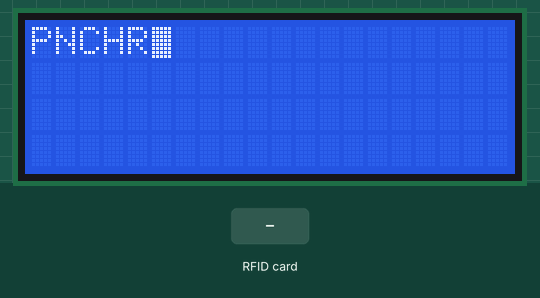
Simulated run of this sketch. Board: Arduino Uno, built with avr-gcc and run on an emulated ATmega328P. Shown: 20×4 character LCD. The inputs (shaded band) are chosen by the test bench. What the sketch prints to the serial monitor is not drawn.

Above: at 1.3 s.
1.4 s: RFID card 5E 7A 19 C4 held to the reader
At 2.2 s:
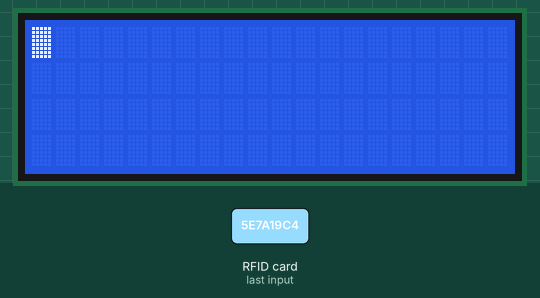
At 3.8 s:
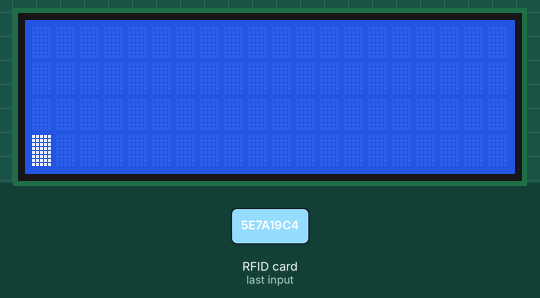
Timing chart, 0 to 5.3 s (numbered marks = the images above; inputs shaded):
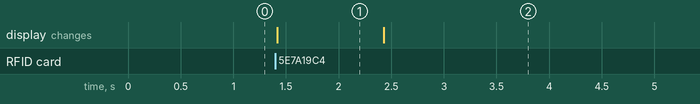

Measured:
- after the input at 1.4 s, the display: changes at once (image 1)
- what the display in image 1 shows lasts 1.0 s, from 1.4 s to 2.4 s

The sketch:

pnchcrd.ino
```cpp
#include <SPI.h>
#include <MFRC522.h>
#include <string.h>
#include <LiquidCrystal_I2C.h>
#include <Wire.h>

#define RST_PIN 9  // Configurable, see typical pin layout above
#define SS_PIN 10  // Configurable, see typical pin layout above

MFRC522 mfrc522(SS_PIN, RST_PIN);  // Create MFRC522 instance
String idBuilder;
String combine;

bool tapped = false;

int delim_1, delim_2, delim_3;
LiquidCrystal_I2C lcd(0x27, 20, 4);

void setup() {
  lcd.init();
  lcd.backlight();
  lcd.clear();
  lcd.blink_on();
  lcd.setCursor(0, 0);
  lcd.print("PNCHR");
  lcd.setDelay(0, 0);
  Serial.begin(9600);  // Initialize serial communications with the PC
  while (!Serial)
    ;                  // Do nothing if no serial port is opened (added for Arduinos based on ATMEGA32U4)
  SPI.begin();         // Init SPI bus
  mfrc522.PCD_Init();  // Init MFRC522
  delay(4);            // Optional delay. Some board do need more time after init to be ready, see Readme
}

void loop() {
  // Reset the loop if no new card present on the sensor/reader. This saves the entire process when idle.

  idBuilder = String("");
  if (!mfrc522.PICC_IsNewCardPresent()) {
    return;
  }

  // Select one of the cards
  if (!mfrc522.PICC_ReadCardSerial()) {
    return;
  }

  // Dump debug info about the card; PICC_HaltA() is automatically called
  for (auto i = 0; i < mfrc522.uid.size; i++) {
    idBuilder = idBuilder + String(mfrc522.uid.uidByte[i]);
  }

  Serial.println(idBuilder);
  lcd.clear();
  lcd.setCursor(0, 0);
  delay(10);
  combine = Serial.readString();
  delim_1 = combine.indexOf("|");
  delim_2 = combine.indexOf("|", delim_1 + 1);
  delim_3 = combine.indexOf("|", delim_2 + 1);

  lcd.print(combine.substring(0, delim_1));
  lcd.setCursor(0, 1);
  lcd.print(combine.substring(delim_1 + 1, delim_2));
  lcd.setCursor(0, 2);
  lcd.print(combine.substring(delim_2 + 1, delim_3));
  lcd.setCursor(0, 3);
  lcd.print(combine.substring(delim_3 + 1));
  mfrc522.PICC_HaltA();
  delay(5000);
  lcd.clear();
  lcd.setCursor(0, 0);
  lcd.print("PNCHR");
}
```
